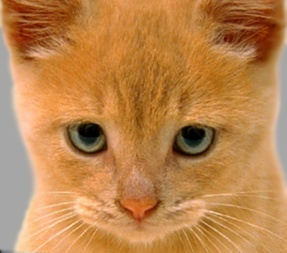
#> input picture BRACU_CSE463 - Computer Vision/Classwork/Lab 1/img1.jpg, 287 x 253 px, found by its file name
$ jupyter execute --allow-errors 'Lab Assessment 1.ipynb'   (older library calls are emulated)
#> lines starting #> are read from the running program, lines starting #| are printed output that depends on the picture
**Name: Sk Md Saad Bin Sohan** <br>
**ID: 221___ID** <br>
**CSE463 section: 1**<br>
**Submission Date: 1st March**

[cell 1]
import cv2
import numpy as np
import matplotlib.pyplot as plt

# 1

[cell 2]
image = cv2.imread('/content/img1.jpg', cv2.IMREAD_GRAYSCALE)
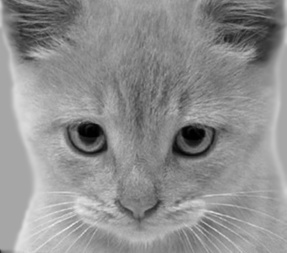
#> image: shape (253, 287); min 0, max 236, mean 142.9

# 2

[cell 3]
blurred_image = cv2.GaussianBlur(image, (5, 5), 0)

# 3

[cell 4]
laplacian_edges = cv2.Laplacian(blurred_image, cv2.CV_64F)
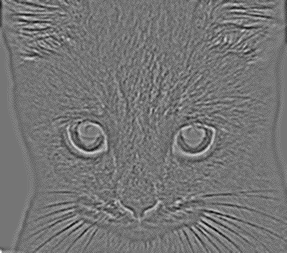
#> laplacian_edges: shape (253, 287) float64; min -29, max 34, mean 0; drawn with min black and max white

# 4

[cell 5]
plt.figure(figsize=(12, 4))

[cell 6]
# Org
plt.subplot(1, 3, 1)
plt.imshow(image, cmap='gray')
plt.title('Original Image')
plt.axis('off')

# Blurred
plt.subplot(1, 3, 2)
plt.imshow(blurred_image, cmap='gray')
plt.title('Gaussian Blurred Image')
plt.axis('off')

# Laplacian Edge Detected
plt.subplot(1, 3, 3)
plt.imshow(laplacian_edges, cmap='gray')
plt.title('Laplacian Edge Detection')
plt.axis('off')

plt.tight_layout()
plt.show()
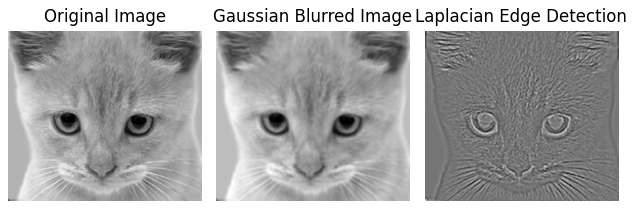
#> figure drawn by matplotlib, 3 panels
